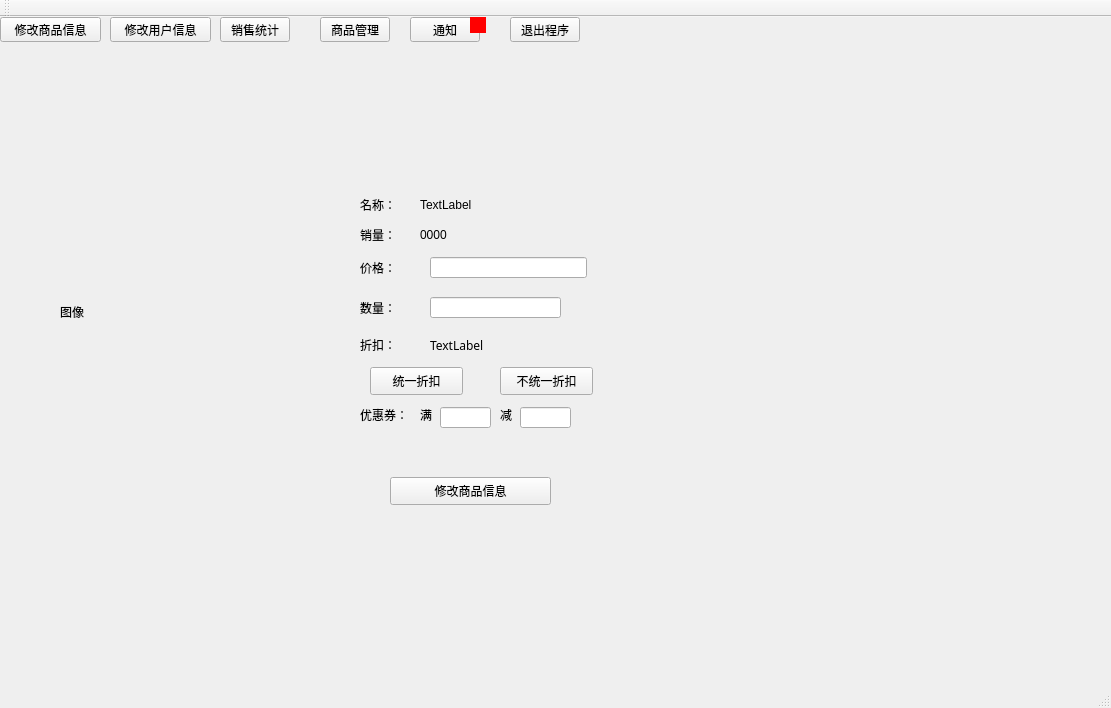
<?xml version="1.0" encoding="UTF-8"?>
<ui version="4.0">
 <class>Sell</class>
 <widget class="QMainWindow" name="Sell">
  <property name="geometry">
   <rect>
    <x>0</x>
    <y>0</y>
    <width>1111</width>
    <height>708</height>
   </rect>
  </property>
  <property name="windowTitle">
   <string>Sell</string>
  </property>
  <property name="styleSheet">
   <string notr="true">font: 9pt &quot;微软雅黑&quot;;</string>
  </property>
  <widget class="QWidget" name="centralWidget">
   <widget class="QStackedWidget" name="stackedWidget">
    <property name="geometry">
     <rect>
      <x>30</x>
      <y>60</y>
      <width>1061</width>
      <height>601</height>
     </rect>
    </property>
    <property name="currentIndex">
     <number>1</number>
    </property>
    <widget class="QWidget" name="managePage">
     <widget class="QLabel" name="WaitForSend">
      <property name="geometry">
       <rect>
        <x>50</x>
        <y>10</y>
        <width>72</width>
        <height>15</height>
       </rect>
      </property>
      <property name="text">
       <string>待发货：</string>
      </property>
     </widget>
     <widget class="QLabel" name="labelSendName">
      <property name="geometry">
       <rect>
        <x>50</x>
        <y>90</y>
        <width>72</width>
        <height>15</height>
       </rect>
      </property>
      <property name="text">
       <string>商品名称：</string>
      </property>
     </widget>
     <widget class="QLineEdit" name="sendName">
      <property name="geometry">
       <rect>
        <x>140</x>
        <y>80</y>
        <width>211</width>
        <height>21</height>
       </rect>
      </property>
     </widget>
     <widget class="QLabel" name="labelSendNummber">
      <property name="geometry">
       <rect>
        <x>50</x>
        <y>130</y>
        <width>72</width>
        <height>15</height>
       </rect>
      </property>
      <property name="text">
       <string>商品数量：</string>
      </property>
     </widget>
     <widget class="QLabel" name="sendLeft">
      <property name="geometry">
       <rect>
        <x>260</x>
        <y>130</y>
        <width>111</width>
        <height>16</height>
       </rect>
      </property>
      <property name="text">
       <string>库存剩余0000</string>
      </property>
     </widget>
     <widget class="QLabel" name="labelSendPrice">
      <property name="geometry">
       <rect>
        <x>50</x>
        <y>170</y>
        <width>101</width>
        <height>16</height>
       </rect>
      </property>
      <property name="text">
       <string>提交价格：</string>
      </property>
     </widget>
     <widget class="QLineEdit" name="sendPrice">
      <property name="geometry">
       <rect>
        <x>140</x>
        <y>170</y>
        <width>113</width>
        <height>21</height>
       </rect>
      </property>
     </widget>
     <widget class="QLabel" name="labelSendSum">
      <property name="geometry">
       <rect>
        <x>50</x>
        <y>210</y>
        <width>72</width>
        <height>15</height>
       </rect>
      </property>
      <property name="text">
       <string>商品总价：</string>
      </property>
     </widget>
     <widget class="QLineEdit" name="sendSum">
      <property name="geometry">
       <rect>
        <x>140</x>
        <y>210</y>
        <width>113</width>
        <height>21</height>
       </rect>
      </property>
     </widget>
     <widget class="QLabel" name="labelSendAddres">
      <property name="geometry">
       <rect>
        <x>50</x>
        <y>250</y>
        <width>72</width>
        <height>15</height>
       </rect>
      </property>
      <property name="text">
       <string>买家地址：</string>
      </property>
     </widget>
     <widget class="QLineEdit" name="sendAddress">
      <property name="geometry">
       <rect>
        <x>140</x>
        <y>250</y>
        <width>113</width>
        <height>21</height>
       </rect>
      </property>
     </widget>
     <widget class="QLabel" name="labelSendSelectSend">
      <property name="geometry">
       <rect>
        <x>50</x>
        <y>280</y>
        <width>72</width>
        <height>15</height>
       </rect>
      </property>
      <property name="text">
       <string>物流：</string>
      </property>
     </widget>
     <widget class="QComboBox" name="sendSelect">
      <property name="geometry">
       <rect>
        <x>140</x>
        <y>280</y>
        <width>87</width>
        <height>22</height>
       </rect>
      </property>
      <item>
       <property name="text">
        <string>顺丰</string>
       </property>
      </item>
      <item>
       <property name="text">
        <string>京东</string>
       </property>
      </item>
      <item>
       <property name="text">
        <string>申通</string>
       </property>
      </item>
      <item>
       <property name="text">
        <string>圆通</string>
       </property>
      </item>
      <item>
       <property name="text">
        <string/>
       </property>
      </item>
     </widget>
     <widget class="QPushButton" name="send">
      <property name="geometry">
       <rect>
        <x>70</x>
        <y>320</y>
        <width>93</width>
        <height>28</height>
       </rect>
      </property>
      <property name="text">
       <string>发货</string>
      </property>
     </widget>
     <widget class="QLabel" name="labelSendData">
      <property name="geometry">
       <rect>
        <x>50</x>
        <y>50</y>
        <width>72</width>
        <height>15</height>
       </rect>
      </property>
      <property name="text">
       <string>商品货号：</string>
      </property>
     </widget>
     <widget class="QLabel" name="waitForPay">
      <property name="geometry">
       <rect>
        <x>400</x>
        <y>10</y>
        <width>72</width>
        <height>15</height>
       </rect>
      </property>
      <property name="text">
       <string>待付款：</string>
      </property>
     </widget>
     <widget class="QComboBox" name="sendData">
      <property name="geometry">
       <rect>
        <x>140</x>
        <y>40</y>
        <width>87</width>
        <height>22</height>
       </rect>
      </property>
     </widget>
     <widget class="QLabel" name="labelPayData">
      <property name="geometry">
       <rect>
        <x>400</x>
        <y>40</y>
        <width>72</width>
        <height>15</height>
       </rect>
      </property>
      <property name="text">
       <string>商品货号：</string>
      </property>
     </widget>
     <widget class="QLabel" name="labelPayName">
      <property name="geometry">
       <rect>
        <x>400</x>
        <y>80</y>
        <width>72</width>
        <height>15</height>
       </rect>
      </property>
      <property name="text">
       <string>商品名称：</string>
      </property>
     </widget>
     <widget class="QLineEdit" name="payName">
      <property name="geometry">
       <rect>
        <x>490</x>
        <y>80</y>
        <width>301</width>
        <height>21</height>
       </rect>
      </property>
     </widget>
     <widget class="QComboBox" name="payData">
      <property name="geometry">
       <rect>
        <x>490</x>
        <y>40</y>
        <width>87</width>
        <height>22</height>
       </rect>
      </property>
     </widget>
     <widget class="QLabel" name="labelPayNumber">
      <property name="geometry">
       <rect>
        <x>400</x>
        <y>120</y>
        <width>72</width>
        <height>15</height>
       </rect>
      </property>
      <property name="text">
       <string>商品数量：</string>
      </property>
     </widget>
     <widget class="QLabel" name="labelPayLeft">
      <property name="geometry">
       <rect>
        <x>500</x>
        <y>150</y>
        <width>111</width>
        <height>16</height>
       </rect>
      </property>
      <property name="text">
       <string>库存剩余0000</string>
      </property>
     </widget>
     <widget class="QPushButton" name="remindPay">
      <property name="geometry">
       <rect>
        <x>490</x>
        <y>310</y>
        <width>121</width>
        <height>28</height>
       </rect>
      </property>
      <property name="text">
       <string>提醒对方付款</string>
      </property>
     </widget>
     <widget class="QLineEdit" name="sendNumber">
      <property name="geometry">
       <rect>
        <x>140</x>
        <y>130</y>
        <width>113</width>
        <height>21</height>
       </rect>
      </property>
     </widget>
     <widget class="QLineEdit" name="payNumber">
      <property name="geometry">
       <rect>
        <x>490</x>
        <y>120</y>
        <width>113</width>
        <height>21</height>
       </rect>
      </property>
     </widget>
     <widget class="QLabel" name="label">
      <property name="geometry">
       <rect>
        <x>400</x>
        <y>180</y>
        <width>72</width>
        <height>15</height>
       </rect>
      </property>
      <property name="text">
       <string>买家地址：</string>
      </property>
     </widget>
     <widget class="QLineEdit" name="lineEditPayBuyerAddress">
      <property name="geometry">
       <rect>
        <x>490</x>
        <y>180</y>
        <width>113</width>
        <height>21</height>
       </rect>
      </property>
     </widget>
    </widget>
    <widget class="QWidget" name="readInformation">
     <widget class="QPushButton" name="btnCorrectCommodityINform">
      <property name="geometry">
       <rect>
        <x>360</x>
        <y>400</y>
        <width>161</width>
        <height>28</height>
       </rect>
      </property>
      <property name="text">
       <string>修改商品信息</string>
      </property>
     </widget>
     <widget class="QLabel" name="labelSellNumber">
      <property name="geometry">
       <rect>
        <x>330</x>
        <y>150</y>
        <width>51</width>
        <height>16</height>
       </rect>
      </property>
      <property name="text">
       <string>销量：</string>
      </property>
     </widget>
     <widget class="QLabel" name="label_2">
      <property name="geometry">
       <rect>
        <x>330</x>
        <y>260</y>
        <width>72</width>
        <height>15</height>
       </rect>
      </property>
      <property name="text">
       <string>折扣：</string>
      </property>
     </widget>
     <widget class="QLabel" name="label_3">
      <property name="geometry">
       <rect>
        <x>330</x>
        <y>330</y>
        <width>61</width>
        <height>16</height>
       </rect>
      </property>
      <property name="text">
       <string>优惠券：</string>
      </property>
     </widget>
     <widget class="QLineEdit" name="lineEditGreaterThanPrice">
      <property name="geometry">
       <rect>
        <x>410</x>
        <y>330</y>
        <width>51</width>
        <height>21</height>
       </rect>
      </property>
     </widget>
     <widget class="QLineEdit" name="lineEditMinusPrice">
      <property name="geometry">
       <rect>
        <x>490</x>
        <y>330</y>
        <width>51</width>
        <height>21</height>
       </rect>
      </property>
     </widget>
     <widget class="QLabel" name="label_4">
      <property name="geometry">
       <rect>
        <x>390</x>
        <y>330</y>
        <width>21</width>
        <height>16</height>
       </rect>
      </property>
      <property name="text">
       <string>满</string>
      </property>
     </widget>
     <widget class="QLabel" name="label_5">
      <property name="geometry">
       <rect>
        <x>470</x>
        <y>330</y>
        <width>21</width>
        <height>16</height>
       </rect>
      </property>
      <property name="text">
       <string>减</string>
      </property>
     </widget>
     <widget class="QLabel" name="label_6">
      <property name="geometry">
       <rect>
        <x>30</x>
        <y>110</y>
        <width>250</width>
        <height>250</height>
       </rect>
      </property>
      <property name="text">
       <string>图像</string>
      </property>
     </widget>
     <widget class="QLabel" name="label_7">
      <property name="geometry">
       <rect>
        <x>330</x>
        <y>120</y>
        <width>72</width>
        <height>15</height>
       </rect>
      </property>
      <property name="text">
       <string>名称：</string>
      </property>
     </widget>
     <widget class="QLabel" name="labelCommodityName">
      <property name="geometry">
       <rect>
        <x>390</x>
        <y>120</y>
        <width>241</width>
        <height>16</height>
       </rect>
      </property>
      <property name="text">
       <string>TextLabel</string>
      </property>
     </widget>
     <widget class="QLabel" name="labelSellData">
      <property name="geometry">
       <rect>
        <x>390</x>
        <y>150</y>
        <width>72</width>
        <height>15</height>
       </rect>
      </property>
      <property name="text">
       <string>0000</string>
      </property>
     </widget>
     <widget class="QLabel" name="labelDiscount">
      <property name="geometry">
       <rect>
        <x>400</x>
        <y>260</y>
        <width>561</width>
        <height>16</height>
       </rect>
      </property>
      <property name="font">
       <font>
        <family>微软雅黑</family>
        <pointsize>9</pointsize>
        <weight>50</weight>
        <italic>false</italic>
        <bold>false</bold>
       </font>
      </property>
      <property name="styleSheet">
       <string notr="true">font: 9pt &quot;微软雅黑&quot;;</string>
      </property>
      <property name="text">
       <string>TextLabel</string>
      </property>
     </widget>
     <widget class="QPushButton" name="pushButton_3">
      <property name="geometry">
       <rect>
        <x>340</x>
        <y>290</y>
        <width>93</width>
        <height>28</height>
       </rect>
      </property>
      <property name="styleSheet">
       <string notr="true">font: 9pt &quot;微软雅黑&quot;;</string>
      </property>
      <property name="text">
       <string>统一折扣</string>
      </property>
     </widget>
     <widget class="QLineEdit" name="lineEditPrice_2">
      <property name="geometry">
       <rect>
        <x>400</x>
        <y>180</y>
        <width>157</width>
        <height>21</height>
       </rect>
      </property>
     </widget>
     <widget class="QLabel" name="labelPrice_2">
      <property name="geometry">
       <rect>
        <x>330</x>
        <y>180</y>
        <width>51</width>
        <height>21</height>
       </rect>
      </property>
      <property name="text">
       <string>价格：</string>
      </property>
     </widget>
     <widget class="QLabel" name="labelLeftNumber_2">
      <property name="geometry">
       <rect>
        <x>330</x>
        <y>220</y>
        <width>45</width>
        <height>21</height>
       </rect>
      </property>
      <property name="text">
       <string>数量：</string>
      </property>
     </widget>
     <widget class="QLineEdit" name="lineEditLeftNumber">
      <property name="geometry">
       <rect>
        <x>400</x>
        <y>220</y>
        <width>131</width>
        <height>21</height>
       </rect>
      </property>
     </widget>
     <widget class="QPushButton" name="pushButton_4">
      <property name="geometry">
       <rect>
        <x>470</x>
        <y>290</y>
        <width>93</width>
        <height>28</height>
       </rect>
      </property>
      <property name="text">
       <string>不统一折扣</string>
      </property>
     </widget>
    </widget>
    <widget class="QWidget" name="pageShowCommodityList">
     <widget class="QScrollArea" name="scrollArea">
      <property name="geometry">
       <rect>
        <x>0</x>
        <y>0</y>
        <width>1001</width>
        <height>581</height>
       </rect>
      </property>
      <property name="widgetResizable">
       <bool>true</bool>
      </property>
      <widget class="QWidget" name="scrollAreaWidgetContents">
       <property name="geometry">
        <rect>
         <x>0</x>
         <y>0</y>
         <width>999</width>
         <height>579</height>
        </rect>
       </property>
      </widget>
     </widget>
    </widget>
    <widget class="QWidget" name="sellRecord">
     <widget class="QListWidget" name="dailyList">
      <property name="geometry">
       <rect>
        <x>0</x>
        <y>10</y>
        <width>1001</width>
        <height>561</height>
       </rect>
      </property>
     </widget>
    </widget>
    <widget class="QWidget" name="correctInformatiion">
     <widget class="QPushButton" name="sureChangeUserInfBtn">
      <property name="geometry">
       <rect>
        <x>310</x>
        <y>340</y>
        <width>93</width>
        <height>28</height>
       </rect>
      </property>
      <property name="text">
       <string>确定</string>
      </property>
     </widget>
     <widget class="QLabel" name="passWordLabel">
      <property name="geometry">
       <rect>
        <x>150</x>
        <y>90</y>
        <width>72</width>
        <height>15</height>
       </rect>
      </property>
      <property name="text">
       <string>新密码：</string>
      </property>
     </widget>
     <widget class="QLabel" name="userNameLabel">
      <property name="geometry">
       <rect>
        <x>150</x>
        <y>30</y>
        <width>72</width>
        <height>15</height>
       </rect>
      </property>
      <property name="text">
       <string>用户名：</string>
      </property>
     </widget>
     <widget class="QLabel" name="genderLabel">
      <property name="geometry">
       <rect>
        <x>150</x>
        <y>180</y>
        <width>72</width>
        <height>15</height>
       </rect>
      </property>
      <property name="text">
       <string>地址：</string>
      </property>
     </widget>
     <widget class="QPushButton" name="cancelChangeUserInfBtn">
      <property name="geometry">
       <rect>
        <x>430</x>
        <y>340</y>
        <width>93</width>
        <height>28</height>
       </rect>
      </property>
      <property name="text">
       <string>取消</string>
      </property>
     </widget>
     <widget class="QLineEdit" name="userNamelineEdit">
      <property name="geometry">
       <rect>
        <x>260</x>
        <y>30</y>
        <width>113</width>
        <height>21</height>
       </rect>
      </property>
     </widget>
     <widget class="QLineEdit" name="passwordlineEdit">
      <property name="geometry">
       <rect>
        <x>260</x>
        <y>90</y>
        <width>113</width>
        <height>21</height>
       </rect>
      </property>
     </widget>
     <widget class="QLabel" name="sureLabel">
      <property name="geometry">
       <rect>
        <x>150</x>
        <y>120</y>
        <width>72</width>
        <height>15</height>
       </rect>
      </property>
      <property name="text">
       <string>确认密码：</string>
      </property>
     </widget>
     <widget class="QLineEdit" name="surelineEdit">
      <property name="geometry">
       <rect>
        <x>260</x>
        <y>120</y>
        <width>113</width>
        <height>21</height>
       </rect>
      </property>
     </widget>
     <widget class="QLineEdit" name="primPassWordlineEdit">
      <property name="geometry">
       <rect>
        <x>260</x>
        <y>60</y>
        <width>113</width>
        <height>21</height>
       </rect>
      </property>
     </widget>
     <widget class="QLabel" name="primPasswordlabel">
      <property name="geometry">
       <rect>
        <x>150</x>
        <y>60</y>
        <width>72</width>
        <height>15</height>
       </rect>
      </property>
      <property name="text">
       <string>原密码：</string>
      </property>
     </widget>
     <widget class="QLineEdit" name="lineEditAddress">
      <property name="geometry">
       <rect>
        <x>260</x>
        <y>170</y>
        <width>113</width>
        <height>21</height>
       </rect>
      </property>
     </widget>
    </widget>
    <widget class="QWidget" name="page">
     <widget class="QScrollArea" name="scrollArea_2">
      <property name="geometry">
       <rect>
        <x>0</x>
        <y>0</y>
        <width>1021</width>
        <height>541</height>
       </rect>
      </property>
      <property name="widgetResizable">
       <bool>true</bool>
      </property>
      <widget class="QWidget" name="scrollAreaWidgetContents_2">
       <property name="geometry">
        <rect>
         <x>0</x>
         <y>0</y>
         <width>1019</width>
         <height>539</height>
        </rect>
       </property>
       <widget class="QWidget" name="verticalLayoutWidget">
        <property name="geometry">
         <rect>
          <x>0</x>
          <y>0</y>
          <width>1011</width>
          <height>531</height>
         </rect>
        </property>
        <layout class="QVBoxLayout" name="verticalLayout"/>
       </widget>
      </widget>
     </widget>
     <widget class="QPushButton" name="pushButton_2">
      <property name="geometry">
       <rect>
        <x>920</x>
        <y>550</y>
        <width>93</width>
        <height>28</height>
       </rect>
      </property>
      <property name="text">
       <string>一键清空</string>
      </property>
     </widget>
    </widget>
   </widget>
   <widget class="QPushButton" name="buttonReadInform">
    <property name="geometry">
     <rect>
      <x>0</x>
      <y>0</y>
      <width>101</width>
      <height>25</height>
     </rect>
    </property>
    <property name="text">
     <string>修改商品信息</string>
    </property>
   </widget>
   <widget class="QPushButton" name="buttonCorrectInform">
    <property name="geometry">
     <rect>
      <x>110</x>
      <y>0</y>
      <width>101</width>
      <height>25</height>
     </rect>
    </property>
    <property name="text">
     <string>修改用户信息</string>
    </property>
   </widget>
   <widget class="QPushButton" name="buttonSellRecord">
    <property name="geometry">
     <rect>
      <x>220</x>
      <y>0</y>
      <width>70</width>
      <height>25</height>
     </rect>
    </property>
    <property name="text">
     <string>销售统计</string>
    </property>
   </widget>
   <widget class="QPushButton" name="buttonSellManage">
    <property name="geometry">
     <rect>
      <x>320</x>
      <y>0</y>
      <width>70</width>
      <height>25</height>
     </rect>
    </property>
    <property name="text">
     <string>商品管理</string>
    </property>
   </widget>
   <widget class="QPushButton" name="buttonQiut">
    <property name="geometry">
     <rect>
      <x>510</x>
      <y>0</y>
      <width>70</width>
      <height>25</height>
     </rect>
    </property>
    <property name="text">
     <string>退出程序</string>
    </property>
   </widget>
   <widget class="QPushButton" name="pushButton">
    <property name="geometry">
     <rect>
      <x>410</x>
      <y>0</y>
      <width>70</width>
      <height>25</height>
     </rect>
    </property>
    <property name="text">
     <string>通知</string>
    </property>
   </widget>
   <widget class="QLabel" name="label_8">
    <property name="geometry">
     <rect>
      <x>470</x>
      <y>0</y>
      <width>16</width>
      <height>16</height>
     </rect>
    </property>
    <property name="styleSheet">
     <string notr="true">background-color: rgb(255, 0, 0);</string>
    </property>
    <property name="text">
     <string/>
    </property>
   </widget>
  </widget>
  <widget class="QToolBar" name="mainToolBar">
   <attribute name="toolBarArea">
    <enum>TopToolBarArea</enum>
   </attribute>
   <attribute name="toolBarBreak">
    <bool>false</bool>
   </attribute>
  </widget>
  <widget class="QStatusBar" name="statusBar"/>
  <action name="actionReadInform">
   <property name="text">
    <string>查看信息</string>
   </property>
  </action>
  <action name="actionCorrectInform">
   <property name="text">
    <string>修改信息</string>
   </property>
  </action>
  <action name="actionSellRecord">
   <property name="text">
    <string>销售统计</string>
   </property>
  </action>
  <action name="actionManage">
   <property name="text">
    <string>商品管理</string>
   </property>
  </action>
  <action name="actionQuit">
   <property name="text">
    <string>退出</string>
   </property>
  </action>
 </widget>
 <layoutdefault spacing="6" margin="11"/>
 <resources/>
 <connections/>
</ui>
